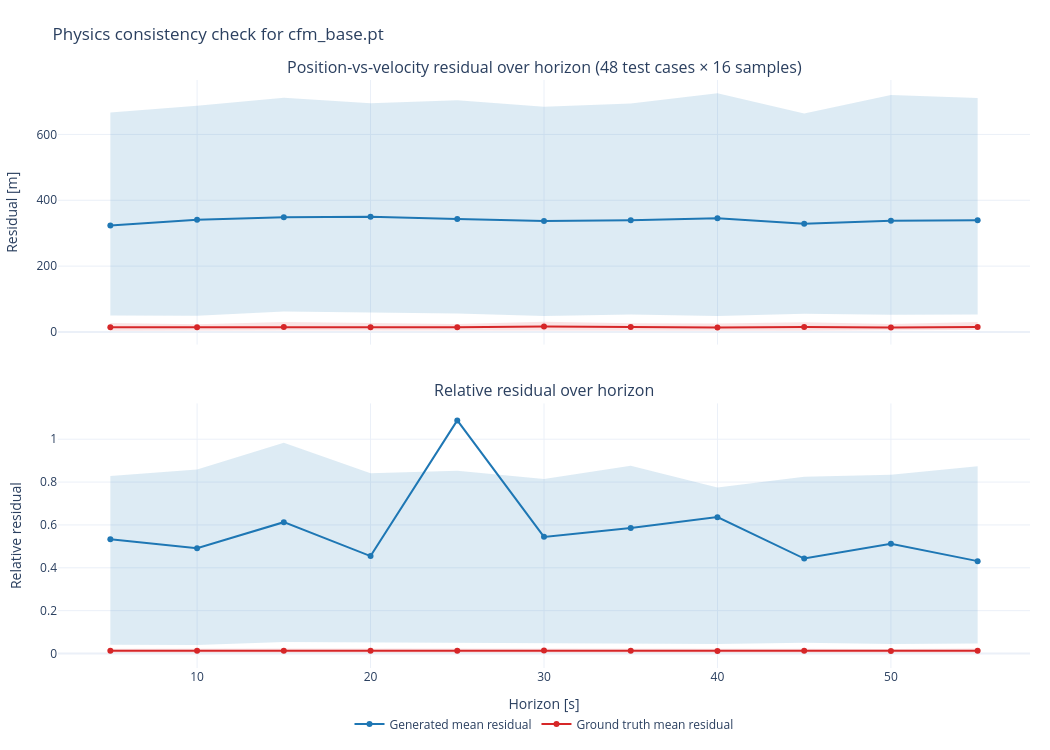

The cell this chart's notebook holds for it:
### Markdown cell above
## Physics Consistency Check

Measure how closely generated trajectories satisfy \(\Delta p \approx v \Delta t\) on a small test slice. This is a lightweight diagnostic to decide whether retraining with the physics term is worthwhile.

### Code cell
import numpy as np
import torch
import plotly.graph_objects as go
from plotly.subplots import make_subplots

# Statistical consistency check on a larger random slice, kept bounded for speed.
RNG = np.random.default_rng(42)
CHECK_CASE_COUNT = min(48, len(X_test))
CHECK_SAMPLES = 16
CHECK_STEPS = 12
CHECK_DT_SECONDS = OUTPUT_STRIDE_SECONDS
CHECK_CASES = RNG.choice(len(X_test), size=CHECK_CASE_COUNT, replace=False).tolist()

x_check = torch.from_numpy(np.asarray(X_test[CHECK_CASES])).to(DEVICE).contiguous()
ctx_check = torch.from_numpy(np.asarray(C_test[CHECK_CASES])).to(DEVICE).contiguous()
y_check = torch.from_numpy(np.asarray(Y_test[CHECK_CASES])).to(DEVICE).contiguous()

with torch.no_grad():
    y_check_norm = sample_many(
        model,
        x_check,
        ctx_check,
        T_out=int(Y_test.shape[1]),
        n_steps=CHECK_STEPS,
        G=1.0,
        n_samples=CHECK_SAMPLES,
        chunk=4,
    )
    y_check_glob = denorm_seq_to_global(
        y_check_norm,
        ctx_check.repeat(CHECK_SAMPLES, 1),
        feat_mean,
        feat_std,
        ctx_mean,
        ctx_std,
    ).cpu().numpy().reshape(CHECK_SAMPLES, CHECK_CASE_COUNT, int(Y_test.shape[1]), -1)

# Generated trajectories: physics residual over horizon
pred_pos = y_check_glob[..., :3]
pred_vel = y_check_glob[..., 3:6]
pred_dpos = pred_pos[:, :, 1:, :] - pred_pos[:, :, :-1, :]
pred_expected = pred_vel[:, :, :-1, :] * float(CHECK_DT_SECONDS)
pred_residual = pred_dpos - pred_expected
pred_residual_norm = np.linalg.norm(pred_residual, axis=-1)
pred_relative_residual = pred_residual_norm / (np.linalg.norm(pred_dpos, axis=-1) + 1e-6)

# Ground-truth trajectories on the same cases
y_true_glob = denorm_seq_to_global(
    y_check,
    ctx_check,
    feat_mean,
    feat_std,
    ctx_mean,
    ctx_std,
).cpu().numpy()

gt_pos = y_true_glob[..., :3]
gt_vel = y_true_glob[..., 3:6]
gt_dpos = gt_pos[:, 1:, :] - gt_pos[:, :-1, :]
gt_expected = gt_vel[:, :-1, :] * float(CHECK_DT_SECONDS)
gt_residual = gt_dpos - gt_expected
gt_residual_norm = np.linalg.norm(gt_residual, axis=-1)
gt_relative_residual = gt_residual_norm / (np.linalg.norm(gt_dpos, axis=-1) + 1e-6)

# Horizon-wise summary statistics
horizons_s = (np.arange(1, int(Y_test.shape[1])) * float(CHECK_DT_SECONDS)).astype(int)

def summarize_pred(curve_3d: np.ndarray):
    flat = curve_3d.reshape(-1, curve_3d.shape[-1])
    return {
        "mean": flat.mean(axis=0),
        "median": np.median(flat, axis=0),
        "p10": np.percentile(flat, 10, axis=0),
        "p90": np.percentile(flat, 90, axis=0),
    }

def summarize_gt(curve_2d: np.ndarray):
    return {
        "mean": curve_2d.mean(axis=0),
        "median": np.median(curve_2d, axis=0),
        "p10": np.percentile(curve_2d, 10, axis=0),
        "p90": np.percentile(curve_2d, 90, axis=0),
    }

pred_sum = summarize_pred(pred_residual_norm)
gt_sum = summarize_gt(gt_residual_norm)
pred_rel_sum = summarize_pred(pred_relative_residual)
gt_rel_sum = summarize_gt(gt_relative_residual)

fig = make_subplots(
    rows=2,
    cols=1,
    shared_xaxes=True,
    vertical_spacing=0.10,
    subplot_titles=(
        f"Position-vs-velocity residual over horizon ({CHECK_CASE_COUNT} test cases × {CHECK_SAMPLES} samples)",
        "Relative residual over horizon",
    ),
)

# Row 1: absolute residual norm
fig.add_trace(
    go.Scatter(
        x=horizons_s,
        y=pred_sum["mean"],
        mode="lines+markers",
        name="Generated mean residual",
        line=dict(color="#1f77b4", width=2),
    ),
    row=1,
    col=1,
)
fig.add_trace(
    go.Scatter(
        x=np.concatenate([horizons_s, horizons_s[::-1]]),
        y=np.concatenate([pred_sum["p10"], pred_sum["p90"][::-1]]),
        fill="toself",
        fillcolor="rgba(31, 119, 180, 0.15)",
        line=dict(color="rgba(31, 119, 180, 0)"),
        hoverinfo="skip",
        showlegend=False,
        name="Generated 10-90%",
    ),
    row=1,
    col=1,
)
fig.add_trace(
    go.Scatter(
        x=horizons_s,
        y=gt_sum["mean"],
        mode="lines+markers",
        name="Ground truth mean residual",
        line=dict(color="#d62728", width=2),
    ),
    row=1,
    col=1,
)
fig.add_trace(
    go.Scatter(
        x=np.concatenate([horizons_s, horizons_s[::-1]]),
        y=np.concatenate([gt_sum["p10"], gt_sum["p90"][::-1]]),
        fill="toself",
        fillcolor="rgba(214, 39, 40, 0.12)",
        line=dict(color="rgba(214, 39, 40, 0)"),
        hoverinfo="skip",
        showlegend=False,
        name="Ground truth 10-90%",
    ),
    row=1,
    col=1,
)

# Row 2: relative residual
fig.add_trace(
    go.Scatter(
        x=horizons_s,
        y=pred_rel_sum["mean"],
        mode="lines+markers",
        name="Generated mean relative residual",
        line=dict(color="#1f77b4", width=2),
        showlegend=False,
    ),
    row=2,
    col=1,
)
fig.add_trace(
    go.Scatter(
        x=np.concatenate([horizons_s, horizons_s[::-1]]),
        y=np.concatenate([pred_rel_sum["p10"], pred_rel_sum["p90"][::-1]]),
        fill="toself",
        fillcolor="rgba(31, 119, 180, 0.15)",
        line=dict(color="rgba(31, 119, 180, 0)"),
        hoverinfo="skip",
        showlegend=False,
    ),
    row=2,
    col=1,
)
fig.add_trace(
    go.Scatter(
        x=horizons_s,
        y=gt_rel_sum["mean"],
        mode="lines+markers",
        name="Ground truth mean relative residual",
        line=dict(color="#d62728", width=2),
        showlegend=False,
    ),
    row=2,
    col=1,
)
fig.add_trace(
    go.Scatter(
        x=np.concatenate([horizons_s, horizons_s[::-1]]),
        y=np.concatenate([gt_rel_sum["p10"], gt_rel_sum["p90"][::-1]]),
        fill="toself",
        fillcolor="rgba(214, 39, 40, 0.12)",
        line=dict(color="rgba(214, 39, 40, 0)"),
        hoverinfo="skip",
        showlegend=False,
    ),
    row=2,
    col=1,
)

fig.update_layout(
    template="plotly_white",
    height=750,
    width=1050,
    title="Physics consistency check for cfm_base.pt",
    legend=dict(orientation="h", yanchor="bottom", y=-0.12, xanchor="center", x=0.5),
    margin=dict(l=20, r=20, t=80, b=40),
)
fig.update_xaxes(title_text="Horizon [s]", row=2, col=1)
fig.update_yaxes(title_text="Residual [m]", row=1, col=1)
fig.update_yaxes(title_text="Relative residual", row=2, col=1)

print(
    {
        "device": str(DEVICE),
        "cases": CHECK_CASE_COUNT,
        "samples_per_case": CHECK_SAMPLES,
        "n_steps": CHECK_STEPS,
        "predicted_mean_residual_m": float(np.mean(pred_residual_norm)),
        "predicted_median_residual_m": float(np.median(pred_residual_norm)),
        "predicted_mean_relative_residual": float(np.mean(pred_relative_residual)),
        "ground_truth_mean_residual_m": float(np.mean(gt_residual_norm)),
        "ground_truth_median_residual_m": float(np.median(gt_residual_norm)),
        "ground_truth_mean_relative_residual": float(np.mean(gt_relative_residual)),
    }
)

fig.show()

### Figure 1 — Plotly figure (JSON) as saved in the notebook; plotly's stock layout.template omitted (floating-point values rounded to 4 significant figures)
{"data": [{"line": {"color": "#1f77b4", "width": 2}, "mode": "lines+markers", "name": "Generated mean residual", "type": "scatter", "x": [5, 10, 15, 20, 25, 30, 35, 40, 45, 50, 55], "xaxis": "x", "y": [323.3, 340.8, 348.6, 349.8, 343.2, 337.3, 339.3, 345.8, 329.0, 338.2, 339.6], "yaxis": "y"}, {"fill": "toself", "fillcolor": "rgba(31, 119, 180, 0.15)", "hoverinfo": "skip", "line": {"color": "rgba(31, 119, 180, 0)"}, "name": "Generated 10-90%", "showlegend": false, "type": "scatter", "x": [5, 10, 15, 20, 25, 30, 35, 40, 45, 50, 55, 55, 50, 45, 40, 35, 30, 25, 20, 15, 10, 5], "xaxis": "x", "y": [49.81, 49.11, 62.38, 59.52, 56.41, 48.91, 52.95, 48.98, 55.54, 52.22, 53.04, 710.5, 719.5, 663.1, 725.0, 694.1, 683.7, 703.9, 694.5, 711.6, 687.1, 666.7], "yaxis": "y"}, {"line": {"color": "#d62728", "width": 2}, "mode": "lines+markers", "name": "Ground truth mean residual", "type": "scatter", "x": [5, 10, 15, 20, 25, 30, 35, 40, 45, 50, 55], "xaxis": "x", "y": [14.83, 14.67, 15.26, 14.68, 14.48, 16.51, 15.06, 13.38, 15.29, 13.73, 15.57], "yaxis": "y"}, {"fill": "toself", "fillcolor": "rgba(214, 39, 40, 0.12)", "hoverinfo": "skip", "line": {"color": "rgba(214, 39, 40, 0)"}, "name": "Ground truth 10-90%", "showlegend": false, "type": "scatter", "x": [5, 10, 15, 20, 25, 30, 35, 40, 45, 50, 55, 55, 50, 45, 40, 35, 30, 25, 20, 15, 10, 5], "xaxis": "x", "y": [4.135, 5.098, 4.538, 4.594, 4.18, 4.308, 4.672, 4.736, 4.131, 5.425, 5.821, 30.37, 24.58, 29.83, 26.03, 26.32, 31.54, 24.23, 26.24, 30.15, 23.94, 27.64], "yaxis": "y"}, {"line": {"color": "#1f77b4", "width": 2}, "mode": "lines+markers", "name": "Generated mean relative residual", "showlegend": false, "type": "scatter", "x": [5, 10, 15, 20, 25, 30, 35, 40, 45, 50, 55], "xaxis": "x2", "y": [0.5332, 0.4915, 0.6129, 0.4548, 1.088, 0.5443, 0.5855, 0.6364, 0.443, 0.5123, 0.4311], "yaxis": "y2"}, {"fill": "toself", "fillcolor": "rgba(31, 119, 180, 0.15)", "hoverinfo": "skip", "line": {"color": "rgba(31, 119, 180, 0)"}, "showlegend": false, "type": "scatter", "x": [5, 10, 15, 20, 25, 30, 35, 40, 45, 50, 55, 55, 50, 45, 40, 35, 30, 25, 20, 15, 10, 5], "xaxis": "x2", "y": [0.04095, 0.03987, 0.05432, 0.0524, 0.05075, 0.04581, 0.04607, 0.04421, 0.05006, 0.04448, 0.04631, 0.8742, 0.8345, 0.8243, 0.7745, 0.876, 0.8145, 0.8526, 0.8407, 0.9833, 0.8592, 0.8283], "yaxis": "y2"}, {"line": {"color": "#d62728", "width": 2}, "mode": "lines+markers", "name": "Ground truth mean relative residual", "showlegend": false, "type": "scatter", "x": [5, 10, 15, 20, 25, 30, 35, 40, 45, 50, 55], "xaxis": "x2", "y": [0.01252, 0.0127, 0.01325, 0.01261, 0.01243, 0.01394, 0.01269, 0.01173, 0.01309, 0.01179, 0.01336], "yaxis": "y2"}, {"fill": "toself", "fillcolor": "rgba(214, 39, 40, 0.12)", "hoverinfo": "skip", "line": {"color": "rgba(214, 39, 40, 0)"}, "showlegend": false, "type": "scatter", "x": [5, 10, 15, 20, 25, 30, 35, 40, 45, 50, 55, 55, 50, 45, 40, 35, 30, 25, 20, 15, 10, 5], "xaxis": "x2", "y": [0.003135, 0.003706, 0.003692, 0.004026, 0.003937, 0.004232, 0.004261, 0.004158, 0.003532, 0.00331, 0.004123, 0.02362, 0.02081, 0.0227, 0.02242, 0.02119, 0.02422, 0.02137, 0.02325, 0.02384, 0.02212, 0.02231], "yaxis": "y2"}], "layout": {"annotations": [{"font": {"size": 16}, "showarrow": false, "text": "Position-vs-velocity residual over horizon (48 test cases × 16 samples)", "x": 0.5, "xanchor": "center", "xref": "paper", "y": 1, "yanchor": "bottom", "yref": "paper"}, {"font": {"size": 16}, "showarrow": false, "text": "Relative residual over horizon", "x": 0.5, "xanchor": "center", "xref": "paper", "y": 0.45, "yanchor": "bottom", "yref": "paper"}], "height": 750, "legend": {"orientation": "h", "x": 0.5, "xanchor": "center", "y": -0.12, "yanchor": "bottom"}, "margin": {"b": 40, "l": 20, "r": 20, "t": 80}, "title": {"text": "Physics consistency check for cfm_base.pt"}, "width": 1050, "xaxis": {"anchor": "y", "domain": [0, 1], "matches": "x2", "showticklabels": false}, "xaxis2": {"anchor": "y2", "domain": [0, 1], "title": {"text": "Horizon [s]"}}, "yaxis": {"anchor": "x", "domain": [0.55, 1], "title": {"text": "Residual [m]"}}, "yaxis2": {"anchor": "x2", "domain": [0, 0.45], "title": {"text": "Relative residual"}}}}
